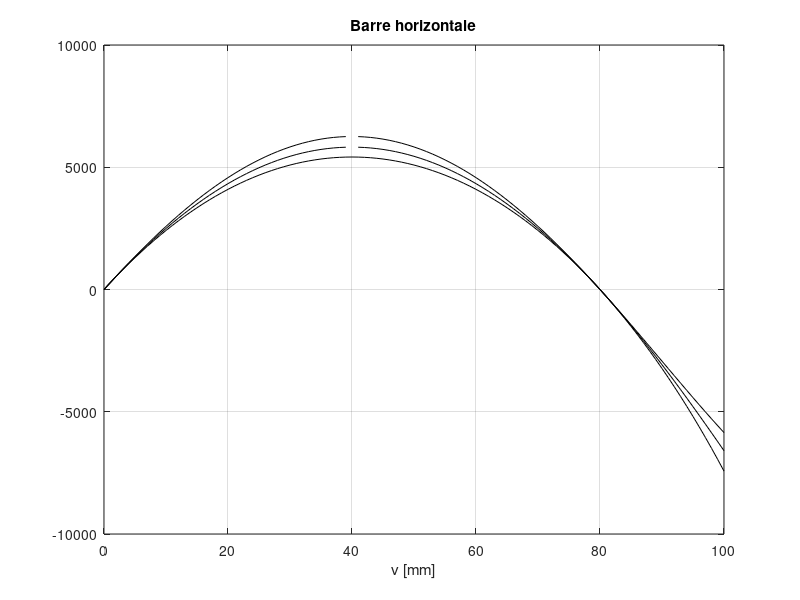
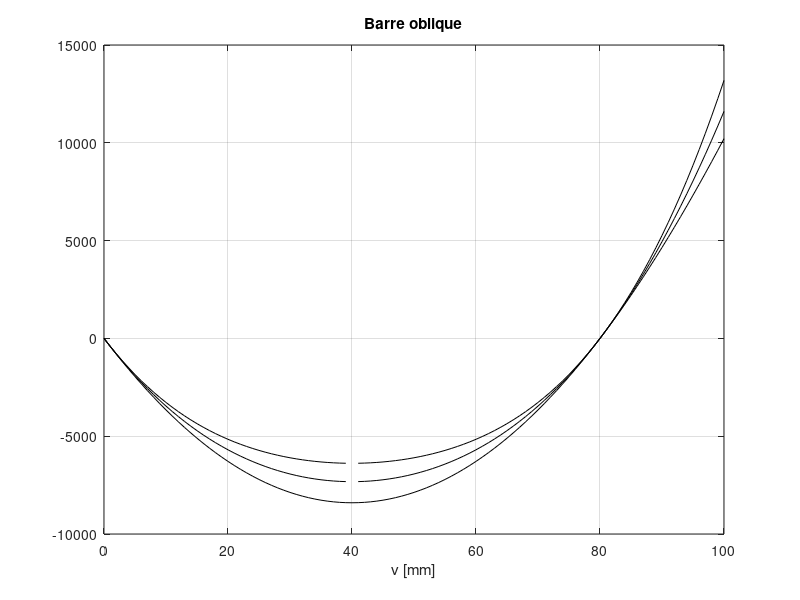

Write the MATLAB code that produced these figures, in order.
%++++++++++++++++++++++++++++++++++++++++++++++++++++++++++++++
%                  Projet MICO - Contraintes
%++++++++++++++++++++++++++++++++++++++++++++++++++++++++++++++

% ----Donnees-------------
h=40; a=24; b=40; Vh=160; Vv=200; E=70000;
Lh=2*a; Lv=sqrt(h^2+(b+a)^2);
Ah=Vh/Lh; Av=Vv/Lv;
TOL=1e-5;

% ----Trace u fct. de v---
i=0; u=0; x=0; y=0; lastu=0;

for v=0:1:100
   i=i+1; boucle=0;
   lastu=0;
   F=(Vv/Lv^4)*(v^2+u^2-2*h*v+2*u*(a+b))*(u+a+b);
   F=F+(8*Vh/Lh^4)*(u^2+2*a*u)*(u+a);
   DF=(Vv/Lv^4)*((u+a+b)*(2*u+2*(a+b))+(v^2+u^2-2*h*v+2*u*(a+b)));
   DF=DF+(8*Vh/Lh^4)*((2*u+2*a)*(u+a)+(u^2+2*u*a));
   Du=-F/DF; u=u+Du;
   while boucle==0
      F=(Vv/Lv^4)*(v^2+u^2-2*h*v+2*u*(a+b))*(u+a+b);
      F=F+(8*Vh/Lh^4)*(u^2+2*a*u)*(u+a);
      if abs(u-lastu)>TOL
         DF=(Vv/Lv^4)*((u+a+b)*(2*u+2*(a+b))+(v^2+u^2-2*h*v+2*u*(a+b)));
         DF=DF+(8*Vh/Lh^4)*((2*u+2*a)*(u+a)+(u^2+2*u*a));
         Du=-F/DF; lastu=u; u=u+Du;
      else
         boucle=1;
      end
   end
   x(i)=v;
   y(i)=u;
   P(i)=(E*Vv/Lv^4)*(v*v+u*u-2*h*v+2*u*(a+b))*(v-h);
   sigh(i)=P(i)*(u+a)*(u+b+a)/((h-v)*Vh);
   Th(i)=P(i)*a*(u+b+a)/((h-v)*Vh);
   Sh(i)=E*u*(u+2*a)/(2*a^2);
   Tv(i)=P(i)*sqrt((a+b+u)^2+(h-v)^2)*sqrt((a+b)^2+h^2)/(2*Vv*(v-h));
   Sv(i)=E*(2*u*(a+b)+u^2-2*h*v+v^2)/(2*(a+b)^2+2*h^2);
   sigv(i)=P(i)*((a+b+u)^2+(h-v)^2)/(2*Vv*(v-h));
end

% ----Graphes-------------
figure(1)
plot(x,sigh,'k',x,Sh,'k',x,Th,'k'), xlabel('v [mm]'),title('Barre horizontale'), grid
figure(2)
plot(x,sigv,'k',x,Sv,'k',x,Tv,'k'), xlabel('v [mm]'),title('Barre oblique'), grid

